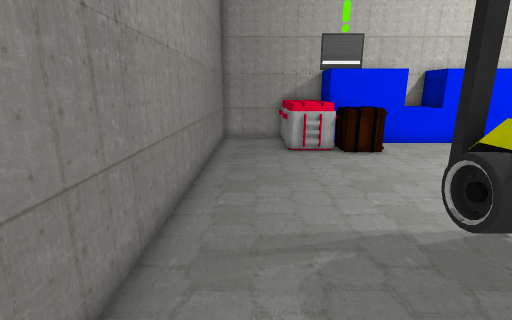
view 1 (above)

15 first-person views from a walk through a Unity game level. The camera is 1.4 m above the floor, tilts 14° down and sees 85° across. The floor is counted in squares, 0.5 m on a side. Each view is taken from the middle of a square. On the plan, view 1 faces up. The plan holds only what a view shows up to about 19 squares ahead; the rest is blank. The player character is not drawn. Some surface patterns are stand-ins.

view 2
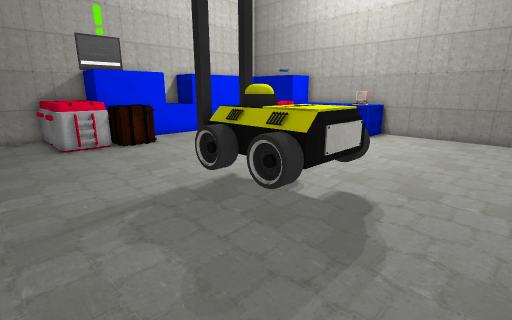

view 3
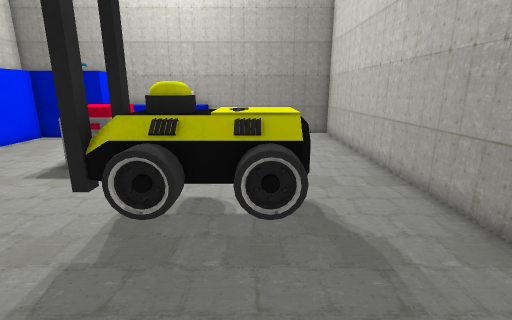

view 4
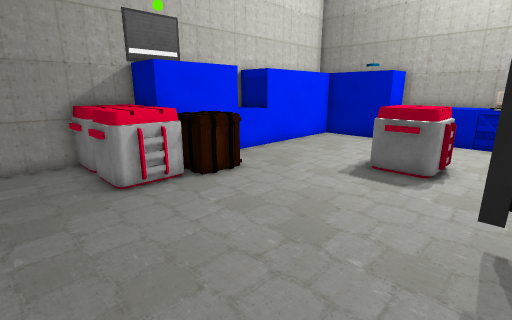

view 5
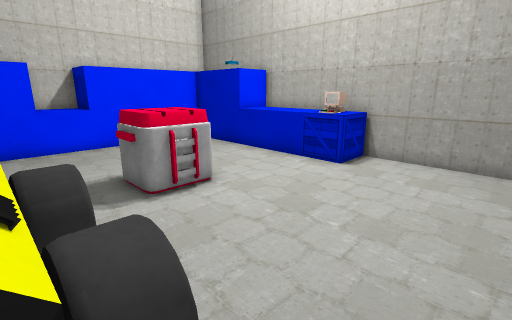

view 6
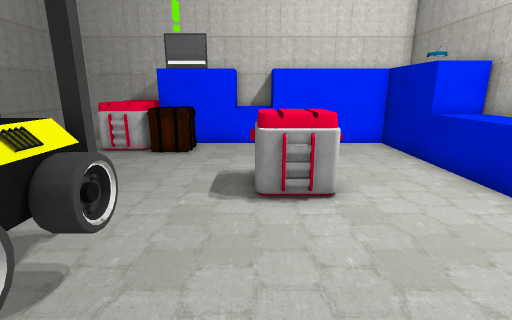

view 7
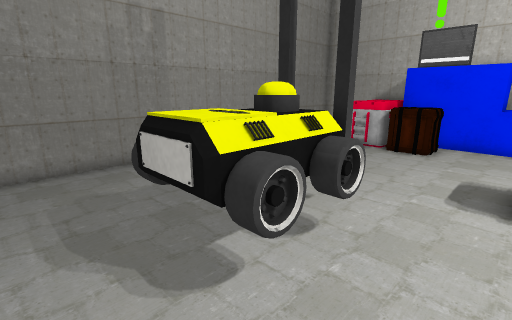

view 8
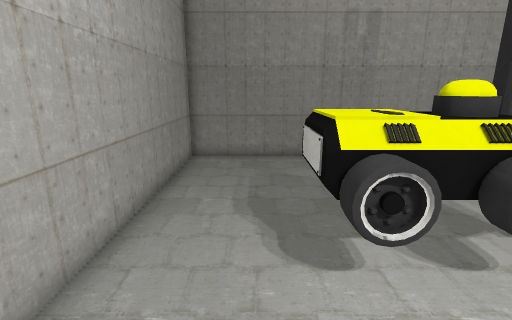

view 9
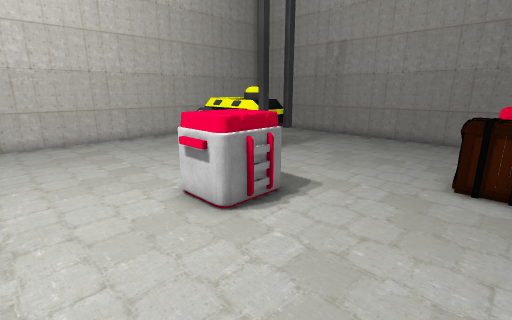

view 10
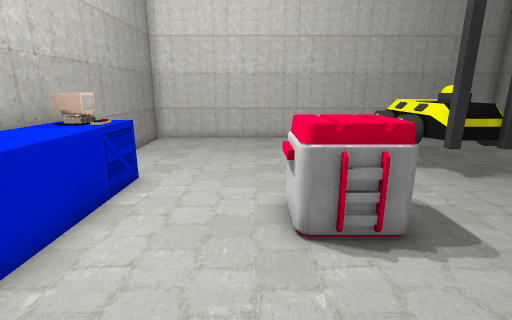

view 11
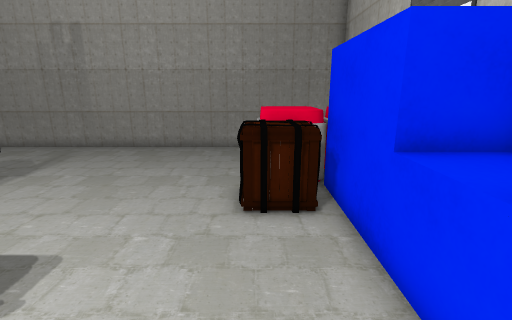

view 12
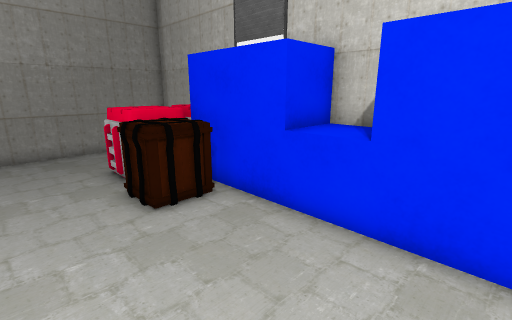

view 13
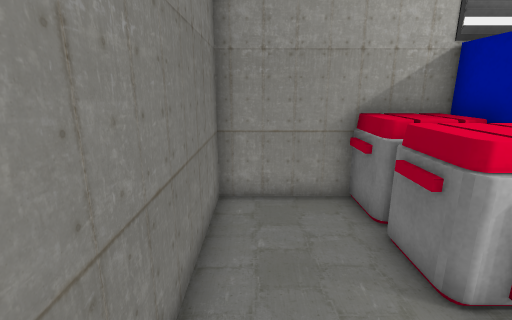

view 14
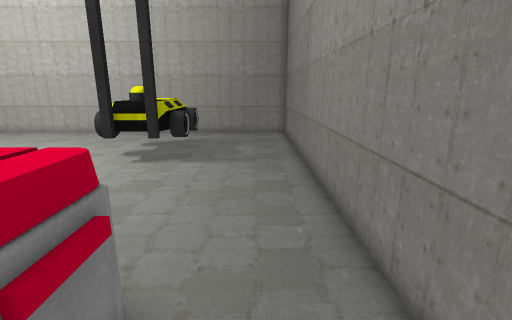

view 15
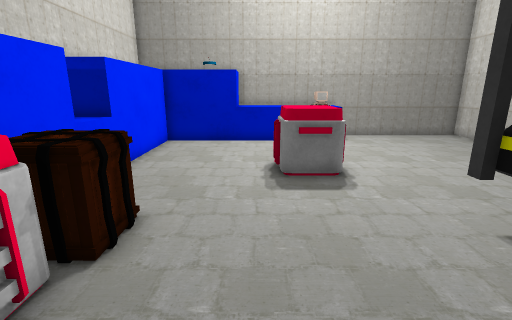

### Floor plan
Points are (right, up) in squares from view 1. A wall is a line through its corners. A room is listed if a view was taken in it or the views show most of it. See-through windows are left out.
Room 1 (views 1, 2, 3, 4, 5, 6, 7, 8, 9, 10, 11, 12, 13, 14, 15)
walls: (8.6, 17.2) (7.8, 17.2); (1.6, 17.2) (-2, 17.2) (-2, -2.8) (18, -2.8) (18, 11.2)
objects: crate (1, 13) to (3, 14); crate (1, 15) to (3, 17); forklift (3, 1) to (7, 5); crate (4, 13) to (6, 14); cube (4, 15) to (5, 17); cube (5, 16) to (5, 17); cube (6, 15) to (7, 17); cube (6, 17); cube (7, 15) to (8, 16); cube (8, 15) to (9, 17); crate (9, 7) to (11, 9); cube (10, 15) to (11, 17); cube (11, 16) to (11, 17); cube (12, 15) to (13, 17); cube (12, 17); cube (13, 15) to (14, 16); cube (14, 15) to (15, 15); cube (14, 17); cube (15, 16) to (15, 17); crate (16, 5) to (17, 5); computer (16, 6) to (17, 7); crate (16, 7); cube (16, 8) to (17, 9); cube (16, 10) to (17, 10); cube (16, 11) to (17, 12); cube (16, 13); cube (16, 14); cube (16, 14) to (17, 15); cube (18, 14)

Positions as (right, up) in squares from view 1, and headings:
1: (0, 0), facing up
2: (-1, -2), facing up-right
3: (-1, 2), facing right
4: (-1, 5), facing up-right
5: (6, 0), facing up-right
6: (9, 0), facing up
7: (9, -1), facing up-left
8: (10, 0), facing left
9: (15, 14), facing down-left
10: (12, 14), facing down
11: (12, 13), facing left
12: (12, 10), facing up-left
13: (-1, 10), facing up
14: (0, 16), facing down
15: (0, 10), facing right
